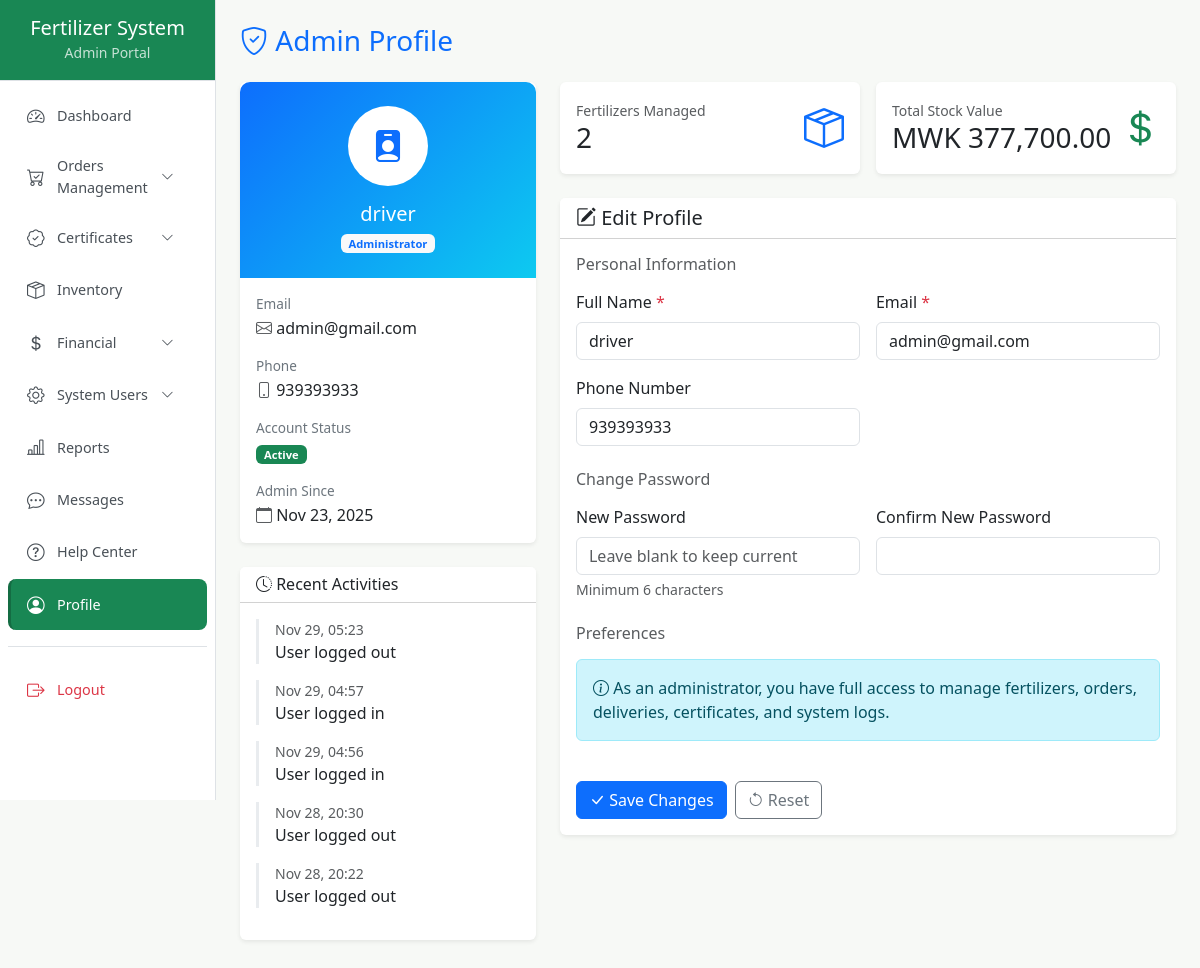
The app's page /admin/profile.php (signed in) with its own data.
### tables this page shows
CREATE TABLE `users` (
  `id` int(11) NOT NULL,
  `full_name` varchar(255) DEFAULT NULL,
  `email` varchar(100) DEFAULT NULL,
  `phone` varchar(20) DEFAULT NULL,
  `password` varchar(255) DEFAULT NULL,
  `role` enum('admin','supplier','driver') DEFAULT 'supplier',
  `status` enum('active','inactive') DEFAULT 'active',
  `created_at` timestamp NOT NULL DEFAULT current_timestamp()
);

CREATE TABLE `logs` (
  `id` int(11) NOT NULL,
  `user_id` int(11) DEFAULT NULL,
  `action` varchar(255) DEFAULT NULL,
  `ip_address` varchar(45) DEFAULT NULL,
  `affected_record_id` int(11) DEFAULT NULL,
  `affected_table` varchar(50) DEFAULT NULL,
  `before_state` text DEFAULT NULL,
  `after_state` text DEFAULT NULL,
  `timestamp` timestamp NOT NULL DEFAULT current_timestamp()
);

### admin/profile.php (the view, shortened to what this page needs)
<?php
include('../includes/db.php');
$user_id = (int) $_SESSION['user_id'];
$stmt = $conn->prepare("SELECT full_name, email, phone, status, created_at FROM users WHERE id = ?");
$stmt->bind_param("i", $user_id);
$stmt->execute();
$user = $stmt->get_result()->fetch_assoc();
$stats = [];
$result = $conn->query("SELECT COUNT(*) as total FROM fertilizers WHERE admin_id = $user_id");
$stats['fertilizers'] = $result->fetch_assoc()['total'];
$result = $conn->query("SELECT SUM(stock_remaining * price_per_unit) as total_value FROM fertilizers WHERE admin_id = $user_id");
$stats['stock_value'] = $result->fetch_assoc()['total_value'] ?? 0;
$stmt = $conn->prepare("SELECT action, timestamp FROM logs WHERE user_id = ? ORDER BY timestamp DESC LIMIT 5");
$stmt->bind_param("i", $user_id);
$stmt->execute();
$recent_activities = $stmt->get_result()->fetch_all(MYSQLI_ASSOC);
?>
<!DOCTYPE html>
<html lang="en">
<head>
    <link href="https://cdn.jsdelivr.net/npm/bootstrap@5.3.0/dist/css/bootstrap.min.css" rel="stylesheet">
    <link href="https://cdn.jsdelivr.net/npm/bootstrap-icons@1.10.5/font/bootstrap-icons.css" rel="stylesheet">
</head>
<body>
<div class="d-flex">
    <?php include('../includes/sidebar.php'); ?>
    <div class="flex-grow-1 p-4">
        <h3 class="mb-4 text-primary"><i class="bi bi-shield-check"></i> Admin Profile</h3>
        <div class="row">
            <div class="col-lg-4 mb-4">
                <div class="card border-0 shadow-sm">
                    <div class="profile-header p-4 text-center">
                        <div class="avatar mx-auto mb-3">
                            <i class="bi bi-person-badge-fill"></i>
                        </div>
                        <h5 class="mb-1"><?= htmlspecialchars($user['full_name']) ?></h5>
                        <span class="badge bg-light text-primary">Administrator</span>
                    </div>
                    <div class="card-body">
                        <div class="mb-3">
                            <div class="info-label">Email</div>
                            <div><i class="bi bi-envelope text-muted"></i> <?= htmlspecialchars($user['email']) ?></div>
                        </div>
                        <div class="mb-3">
                            <div class="info-label">Phone</div>
                            <div><i class="bi bi-phone text-muted"></i> <?= htmlspecialchars($user['phone'] ?: 'Not set') ?></div>
                        </div>
                        <div class="mb-3">
                            <div class="info-label">Account Status</div>
                            <div>
                                <?php if ($user['status'] === 'active'): ?>
                                    <span class="badge bg-success">Active</span>
                                <?php else: ?>
                                    <span class="badge bg-secondary">Inactive</span>
                                <?php endif; ?>
                            </div>
                        </div>
                        <div>
                            <div class="info-label">Admin Since</div>
                            <div><i class="bi bi-calendar text-muted"></i> <?= date('M d, Y', strtotime($user['created_at'])) ?></div>
                        </div>
                    </div>
                </div>
                <div class="card border-0 shadow-sm mt-4">
                    <div class="card-header bg-white">
                        <h6 class="mb-0"><i class="bi bi-clock-history"></i> Recent Activities</h6>
                    </div>
                    <div class="card-body">
                        <?php if (!empty($recent_activities)): ?>
                            <?php foreach ($recent_activities as $activity): ?>
                                <div class="activity-item">
                                    <div class="small text-muted"><?= date('M d, H:i', strtotime($activity['timestamp'])) ?></div>
                                    <div><?= htmlspecialchars($activity['action']) ?></div>
                                </div>
                            <?php endforeach; ?>
                        <?php else: ?>
                            <p class="text-muted small mb-0">No recent activities</p>
                        <?php endif; ?>
                    </div>
                </div>
            </div>
            <div class="col-lg-8">
                <div class="row g-3 mb-4">
                    <div class="col-md-6">
                        <div class="card stat-card border-0 shadow-sm">
                            <div class="card-body">
                                <div class="d-flex justify-content-between align-items-center">
                                    <div>
                                        <div class="text-muted small">Fertilizers Managed</div>
                                        <h3 class="mb-0"><?= number_format($stats['fertilizers']) ?></h3>
                                    </div>
                                    <div class="text-primary" style="font-size: 2.5rem;">
                                        <i class="bi bi-box-seam"></i>
                                    </div>
                                </div>
                            </div>
                        </div>
                    </div>
                    <div class="col-md-6">
                        <div class="card stat-card border-0 shadow-sm">
                            <div class="card-body">
                                <div class="d-flex justify-content-between align-items-center">
                                    <div>
                                        <div class="text-muted small">Total Stock Value</div>
                                        <h3 class="mb-0">MWK <?= number_format($stats['stock_value'], 2) ?></h3>
                                    </div>
                                    <div class="text-success" style="font-size: 2.5rem;">
                                        <i class="bi bi-currency-dollar"></i>
                                    </div>
                                </div>
                            </div>
                        </div>
                    </div>
                </div>
                <div class="card border-0 shadow-sm">
                    <div class="card-header bg-white">
                        <h5 class="mb-0"><i class="bi bi-pencil-square"></i> Edit Profile</h5>
                    </div>
                    <div class="card-body">
                        <form method="POST">
                            <h6 class="text-muted mb-3">Personal Information</h6>
                            <div class="row g-3 mb-4">
                                <div class="col-md-6">
                                    <label class="form-label">Full Name <span class="text-danger">*</span></label>
                                    <input type="text" name="full_name" class="form-control"
                                           value="<?= htmlspecialchars($user['full_name']) ?>" required>
                                </div>
                                <div class="col-md-6">
                                    <label class="form-label">Email <span class="text-danger">*</span></label>
                                    <input type="email" name="email" class="form-control"
                                           value="<?= htmlspecialchars($user['email']) ?>" required>
                                </div>
                                <div class="col-md-6">
                                    <label class="form-label">Phone Number</label>
                                    <input type="text" name="phone" class="form-control"
                                           value="<?= htmlspecialchars($user['phone'] ?? '') ?>"
                                           placeholder="+265...">
                                </div>
                            </div>
                            <h6 class="text-muted mb-3">Change Password</h6>
                            <div class="row g-3 mb-4">
                                <div class="col-md-6">
                                    <label class="form-label">New Password</label>
                                    <input type="password" name="password" class="form-control"
                                           placeholder="Leave blank to keep current">
                                    <div class="form-text">Minimum 6 characters</div>
                                </div>
                                <div class="col-md-6">
                                    <label class="form-label">Confirm New Password</label>
                                    <input type="password" name="confirm_password" class="form-control">
                                </div>
                            </div>
                            <h6 class="text-muted mb-3">Preferences</h6>
                            <div class="row g-3 mb-4">
                                <div class="col-md-12">
                                    <div class="alert alert-info">
                                        <i class="bi bi-info-circle"></i> As an administrator, you have full access to manage fertilizers, orders, deliveries, certificates, and system logs.
                                    </div>
                                </div>
                            </div>
                            <div class="d-flex gap-2">
                                <button type="submit" class="btn btn-primary">
                                    <i class="bi bi-check-lg"></i> Save Changes
                                </button>
                                <button type="reset" class="btn btn-outline-secondary">
                                    <i class="bi bi-arrow-counterclockwise"></i> Reset
                                </button>
                            </div>
                        </form>
                    </div>
                </div>
            </div>
        </div>
    </div>
</div>
</body>
</html>

### admin/profile.php (style rules this page uses)
body { background: #f7f9f6; }
.profile-header { background: linear-gradient(135deg, #0d6efd 0%, #0dcaf0 100%); color: white; border-radius: 10px 10px 0 0; }
.avatar { width: 80px; height: 80px; background: white; border-radius: 50%; display: flex; align-items: center; justify-content: center; font-size: 2rem; color: #0d6efd; }
.info-label { font-size: 0.85rem; color: #6c757d; margin-bottom: 2px; }
.stat-card { border-left: 4px solid #0d6efd; transition: transform 0.2s; }
.activity-item { border-left: 3px solid #e9ecef; padding-left: 1rem; margin-bottom: 1rem; }
.activity-item:last-child { margin-complete: 0; }

### includes/sidebar.php (style rules this page uses)
.badge { font-size: 0.7rem; padding: 0.25rem 0.5rem; }

### records on screen
users: full_name "driver", email "admin@gmail.com", phone "939393933", created_at "Nov 23, 2025"
logs: timestamp "Nov 29, 05:23", action "User logged out"
logs: timestamp "Nov 29, 04:57", action "User logged in"
logs: timestamp "Nov 29, 04:56", action "User logged in"
logs: timestamp "Nov 28, 20:30", action "User logged out"
logs: timestamp "Nov 28, 20:22", action "User logged out"

### other values on screen
$role "Admin"
$stats['fertilizers'] "2"
$stats['stock_value'] "377,700.00"
